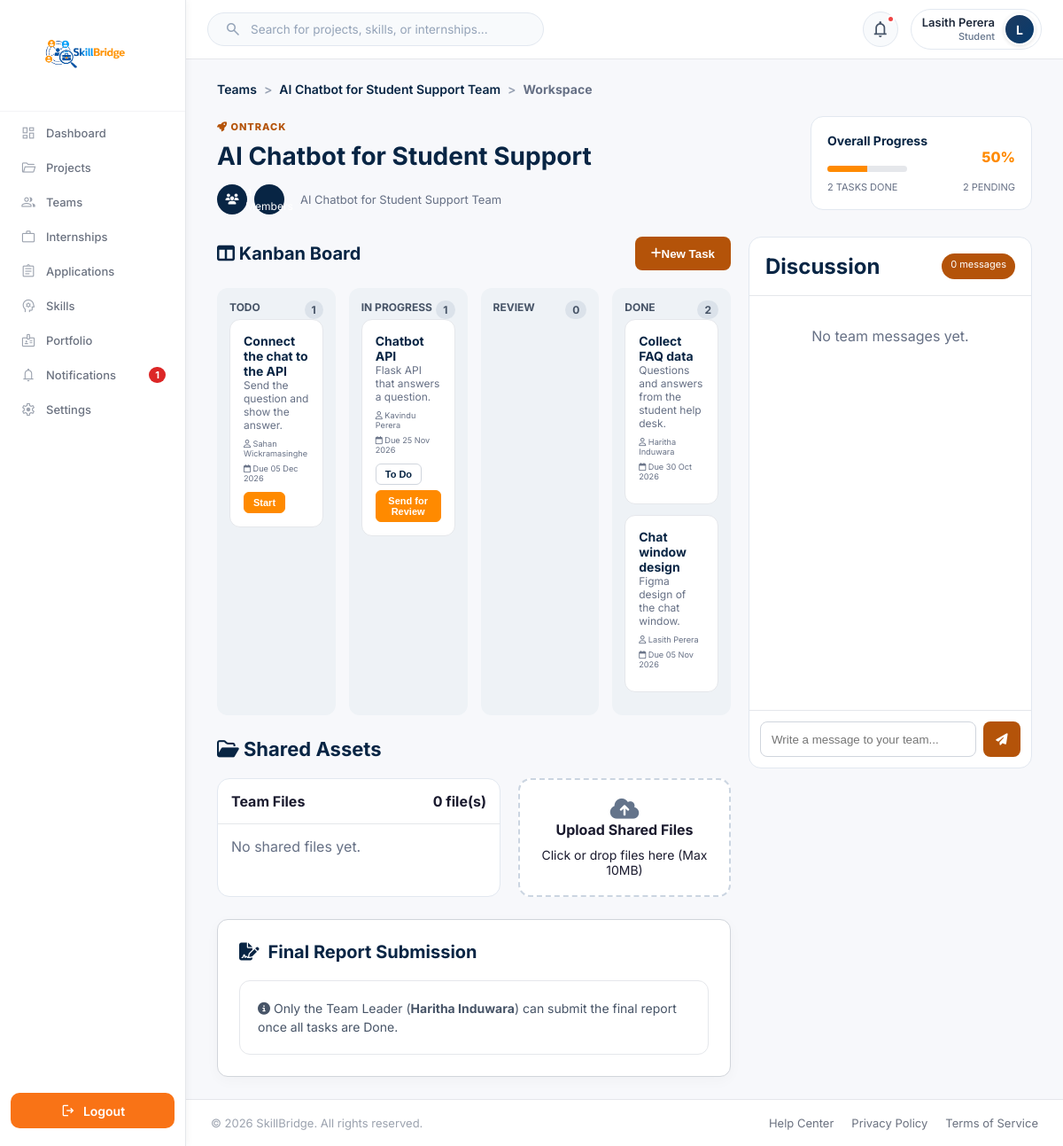
Page /Functions/Student/team_workspace.php?id=5 (signed in) on the committed database.
### tables this page shows
CREATE TABLE `user` (
  `Email` varchar(100) NOT NULL,
  `password` varchar(100) NOT NULL,
  `role` varchar(100) NOT NULL,
  `status` varchar(20) NOT NULL DEFAULT 'De-Active',
  `verification_code` varchar(20) NOT NULL,
  `created_at` timestamp NULL DEFAULT current_timestamp()
);

CREATE TABLE `org_teams` (
  `id` int(11) NOT NULL,
  `project_id` int(11) NOT NULL,
  `name` varchar(100) NOT NULL,
  `leader_email` varchar(100) NOT NULL,
  `deadline` date DEFAULT NULL,
  `status` varchar(20) NOT NULL DEFAULT 'ontrack',
  `created_at` timestamp NOT NULL DEFAULT current_timestamp()
);

CREATE TABLE `projects` (
  `id` int(11) NOT NULL,
  `organization_email` varchar(100) NOT NULL,
  `category_id` int(11) DEFAULT NULL,
  `title` varchar(255) NOT NULL,
  `icon` varchar(50) DEFAULT '?',
  `description` text DEFAULT NULL,
  `learning_objectives` text DEFAULT NULL,
  `expected_outcomes` text DEFAULT NULL,
  `difficulty` varchar(30) DEFAULT 'Intermediate',
  `duration_weeks` int(11) DEFAULT NULL,
  `members` int(11) DEFAULT 1,
  `preferred_year` varchar(20) DEFAULT 'Any Year',
  `deadline` date DEFAULT NULL,
  `visibility` varchar(20) DEFAULT 'Public',
  `status` varchar(30) DEFAULT 'reviewing',
  `posted_at` timestamp NOT NULL DEFAULT current_timestamp()
);

CREATE TABLE `team_tasks` (
  `task_id` int(11) NOT NULL,
  `team_id` int(11) NOT NULL,
  `assigned_to` varchar(100) DEFAULT NULL,
  `title` varchar(255) NOT NULL,
  `description` text DEFAULT NULL,
  `due_date` date DEFAULT NULL,
  `status` varchar(30) NOT NULL DEFAULT 'Todo',
  `created_at` timestamp NOT NULL DEFAULT current_timestamp()
);

### Functions/Student/team_workspace.php (the view, shortened to what the rows shown need)
<?php
require_once __DIR__ . '/team_bootstrap.php';
$id = (int) ($_GET['id'] ?? $_GET['team_id'] ?? 0);
$team = $id > 0 ? $teamRepository->team($email, $id) : null;
$members = $teamRepository->members($email, (int) $id);
$tasks = twTasks($conn, (int) $id);
$isCompleted = strtolower((string) $team['status']) === 'completed';
$taskGroups = [
    'todo' => ['title' => 'Todo', 'items' => []],
    'progress' => ['title' => 'In Progress', 'items' => []],
    'review' => ['title' => 'Review', 'items' => []],
    'done' => ['title' => 'Done', 'items' => []],
];
foreach ($tasks as $task) {
    $col = $task['col'] ?? 'todo';
    $taskGroups[$col]['items'][] = $task;
}
$extra_css = '<link rel="stylesheet" href="../../Assets/CSS/Student/team_workspace.css?v=' . filemtime(__DIR__ . '/../../Assets/CSS/Student/team_workspace.css') . '">';
include __DIR__ . '/../../Includes/student_sidebar.php';
include __DIR__ . '/../../Includes/dash_header.php';
?>
<main class="content workspace-page"
      data-team-id="<?= (int) $id ?>"
      data-student-email="<?= teamEsc(strtolower($email)) ?>"
      data-is-leader="<?= !empty($team['is_leader']) ? '1' : '0' ?>"
      data-team-status="<?= teamEsc(strtolower((string) $team['status'])) ?>"
      data-team-deadline="<?= teamEsc((string) ($team['deadline'] ?? '')) ?>">
    <div class="breadcrumb"><a href="teams.php">Teams</a><span>&gt;</span><a href="view_team.php?id=<?= (int) $id ?>"><?= teamEsc($team['name']) ?></a><span>&gt;</span><strong>Workspace</strong></div>
    <section class="workspace-header">
        <div>
            <span class="sprint" id="wsTeamStatusBadge"><i class="fa-solid fa-rocket"></i> <?= teamEsc(strtoupper(teamStatus((string) $team['status']))) ?></span>
            <h1><?= teamEsc($team['project_title']) ?></h1>
            <div class="team-members">
                <span class="team-person-initial"><i class="fa-solid fa-users"></i></span>
                <span><?= count($members) ?> Members</span>
                <p><?= teamEsc($team['name']) ?> <?= !empty($team['is_leader']) ? '(You are Team Leader)' : '' ?></p>
            </div>
        </div>
    </section>
    <section class="workspace-layout">
        <div class="workspace-main">
            <div class="kanban-header">
                <h2><i class="fa-solid fa-table-columns"></i> Kanban Board</h2>
            </div>
            <div class="kanban-board" id="wsKanbanBoard">
                <?php foreach ($taskGroups as $colKey => $group): ?>
                    <div class="kanban-column" data-col="<?= teamEsc($colKey) ?>">
                        <h3><?= teamEsc(strtoupper($group['title'])) ?> <span id="col-count-<?= teamEsc($colKey) ?>"><?= count($group['items']) ?></span></h3>
                        <div class="kanban-col-body" id="col-body-<?= teamEsc($colKey) ?>">
                            <?php foreach ($group['items'] as $task): ?>
                                <div class="task-card" data-task-id="<?= (int) $task['id'] ?>">
                                    <h4><?= teamEsc($task['title']) ?></h4>
                                    <?php if (!empty($task['description'])): ?><p><?= teamEsc($task['description']) ?></p><?php endif; ?>
                                    <div class="task-card-meta">
                                        <small><i class="fa-regular fa-user"></i> <?= teamEsc($task['who'] ?: 'Unassigned') ?></small>
                                        <small><i class="fa-regular fa-calendar"></i> <?= !empty($task['due']) ? 'Due ' . teamEsc(teamDate($task['due'])) : 'No deadline' ?></small>
                                    </div>
                                    <?php if (!$isCompleted): ?>
                                        <div class="task-card-actions">
                                            <?php if ($colKey === 'todo'): ?>
                                                <button type="button" class="task-act-btn primary" data-move-task="<?= (int) $task['id'] ?>" data-target-col="progress">Start</button>
                                            <?php elseif ($colKey === 'progress'): ?>
                                                <button type="button" class="task-act-btn" data-move-task="<?= (int) $task['id'] ?>" data-target-col="todo">To Do</button>
                                                <button type="button" class="task-act-btn primary" data-review-task="<?= (int) $task['id'] ?>" data-task-title="<?= teamEsc($task['title']) ?>">Send for Review</button>
                                            <?php elseif ($colKey === 'review'): ?>
                                                <button type="button" class="task-act-btn" data-move-task="<?= (int) $task['id'] ?>" data-target-col="progress">Take Back</button>
                                            <?php endif; ?>
                                        </div>
                                    <?php endif; ?>
                                </div>
                            <?php endforeach; ?>
                        </div>
                    </div>
                <?php endforeach; ?>
            </div>
            <section class="shared-assets">
                <h2><i class="fa-regular fa-folder-open"></i> Shared Assets</h2>
            </section>
            <section class="final-report-section" style="margin-top:25px;">
                <h2><i class="fa-solid fa-file-signature"></i> Final Report Submission</h2>
            </section>
        </div>
        <aside class="discussion-panel">
            <div class="discussion-header">
                <h2>Discussion</h2>
            </div>
        </aside>
    </section>
</main>
<?php include __DIR__ . '/../../Includes/dash_footer.php'; ?>

### Includes/dash_header.php (shortened to what the rows shown need)
<?php
require_once __DIR__ . '/../Session/Session.php';
require_once __DIR__ . '/../Config/db.php';
$user = function_exists('current_user') ? current_user() : null;
$name = "User";
$role = "Student";
if($user && isset($conn)){
    $name = $user['username'] ?? $user['Name'] ?? "User";
    $email = $user['Email'] ?? $user['email'] ?? null;
    if(!empty($user['role'])){
        $role = ucfirst($user['role']);
    }
    if($email){
        $sql = "
            SELECT
                u.Email,
                u.role,
                COALESCE(s.Name, a.Name,c.Name, o.Name) AS db_name,
                COALESCE(s.profile_image, a.profile_image, c.profile_img) AS profile_image
            FROM user u
            LEFT JOIN student s ON u.Email = s.Email
            LEFT JOIN admin a ON u.Email = a.Email
            LEFT JOIN company c ON u.Email = c.Email
            LEFT JOIN organization o ON u.Email = o.Email
            WHERE u.Email = ?
            LIMIT 1
        ";
        $stmt = $conn->prepare($sql);
        if($stmt){
            $stmt->bind_param("s", $email);
            $stmt->execute();
            $result = $stmt->get_result();
            if($data = $result->fetch_assoc()){
                if(!empty($data['db_name'])){
                    $name = $data['db_name'];
                }
                if(!empty($data['role'])){
                    $role = ucfirst($data['role']);
                }
            }
        }
    }
}
$base_url = $GLOBALS['BASE_URL'] ?? '/Skill_Bridge_Group_Project';
$currentRoleFolder = ucfirst($role ?: "Student");
$profile_dir = is_dir(__DIR__ . '/../Functions/' . $currentRoleFolder)
    ? 'Functions/' . $currentRoleFolder
    : 'Functions/Dashboards/' . ($role ?: 'Student');
$profile_file = __DIR__ . '/../' . $profile_dir . '/profile.php';
$profile_url = file_exists($profile_file)
    ? $base_url . "/" . $profile_dir . "/profile.php"
    : "";
?>
<link rel="stylesheet" href="<?php echo $base_url; ?>/Assets/CSS/header.css?v=<?php echo time(); ?>">
<header class="top-header">
    <div class="header-right">
        <div class="profile" <?php if (!empty($profile_url)): ?>onclick="window.location.href='<?php echo htmlspecialchars($profile_url); ?>'" title="Edit Profile & Settings"<?php endif; ?>>
            <div class="profile-info">
                <h4><?php echo htmlspecialchars($name); ?></h4>
                <small><?php echo htmlspecialchars($role); ?></small>
            </div>
        </div>
    </div>
</header>

### rows in the picture
user: role "Student"
org_teams: name "AI Chatbot for Student Support Team", status "ONTRACK"
projects: title "AI Chatbot for Student Support"
team_tasks: title "Connect the chat to the API", description "Send the question and show the answer.", who "Sahan Wickramasinghe", due_date "05 Dec 2026"
team_tasks: title "Chatbot API", description "Flask API that answers a question.", who "Kavindu Perera", due_date "25 Nov 2026"
team_tasks: title "Collect FAQ data", description "Questions and answers from the student help desk.", who "Haritha Induwara", due_date "30 Oct 2026"
team_tasks: title "Chat window design", description "Figma design of the chat window.", who "Lasith Perera", due_date "05 Nov 2026"

### other values in the picture
$studentUnreadNotifications "1"
$name "Lasith Perera"
$initial "L"
$pct "50"
$doneCount "2"
max(0, $totalTasks - $doneCount) "2"
teamEsc(strtoupper($group['title'])) "TODO"
count($group['items']) "1"
teamEsc(strtoupper($group['title'])) "IN PROGRESS"
teamEsc(strtoupper($group['title'])) "REVIEW"
count($group['items']) "0"
teamEsc(strtoupper($group['title'])) "DONE"
count($group['items']) "2"
count($files) "0"
teamEsc($team['leader_name']) "Haritha Induwara"
